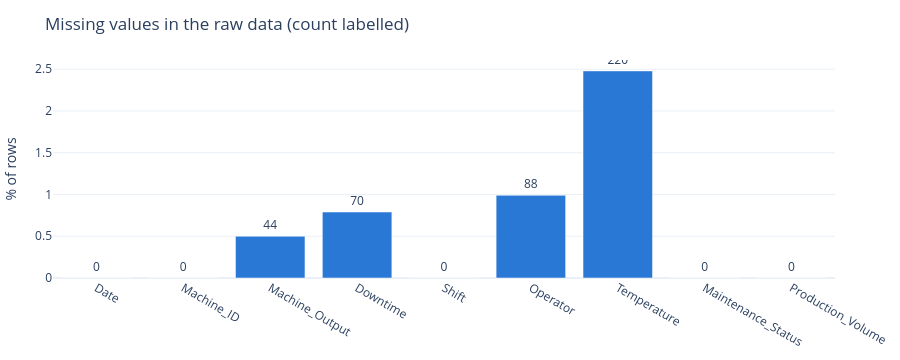

Notebook source saved alongside this figure:
### Code cell
miss = raw.isna().sum().rename("Missing").to_frame()
miss["% of rows"] = (100 * miss["Missing"] / len(raw)).round(2)
fig = px.bar(miss.reset_index(), x="index", y="% of rows", text="Missing")
fig.update_traces(marker_color=BLUE, textposition="outside")
style(fig, 360, "Missing values in the raw data (count labelled)").update_xaxes(title=None)

### Figure 1 — Plotly figure (JSON) as saved in the notebook; plotly's stock layout.template omitted (floating-point values rounded to 4 significant figures)
{"data": [{"hovertemplate": "index=%{x}<br>% of rows=%{y}<br>Missing=%{text}<extra></extra>", "legendgroup": "", "marker": {"color": "#2a78d6", "pattern": {"shape": ""}}, "name": "", "orientation": "v", "showlegend": false, "text": [0.0, 0.0, 44.0, 70.0, 0.0, 88.0, 220.0, 0.0, 0.0], "textposition": "outside", "type": "bar", "x": ["Date", "Machine_ID", "Machine_Output", "Downtime", "Shift", "Operator", "Temperature", "Maintenance_Status", "Production_Volume"], "xaxis": "x", "y": [0.0, 0.0, 0.5, 0.79, 0.0, 0.99, 2.48, 0.0, 0.0], "yaxis": "y"}], "layout": {"barmode": "relative", "height": 360, "legend": {"orientation": "h", "title": {}, "tracegroupgap": 0, "x": 0, "xanchor": "left", "y": 1.02, "yanchor": "bottom"}, "margin": {"b": 10, "l": 10, "r": 10, "t": 60}, "title": {"text": "Missing values in the raw data (count labelled)"}, "xaxis": {"anchor": "y", "domain": [0.0, 1.0], "showgrid": false, "title": {}}, "yaxis": {"anchor": "x", "domain": [0.0, 1.0], "title": {"text": "% of rows"}}}}
